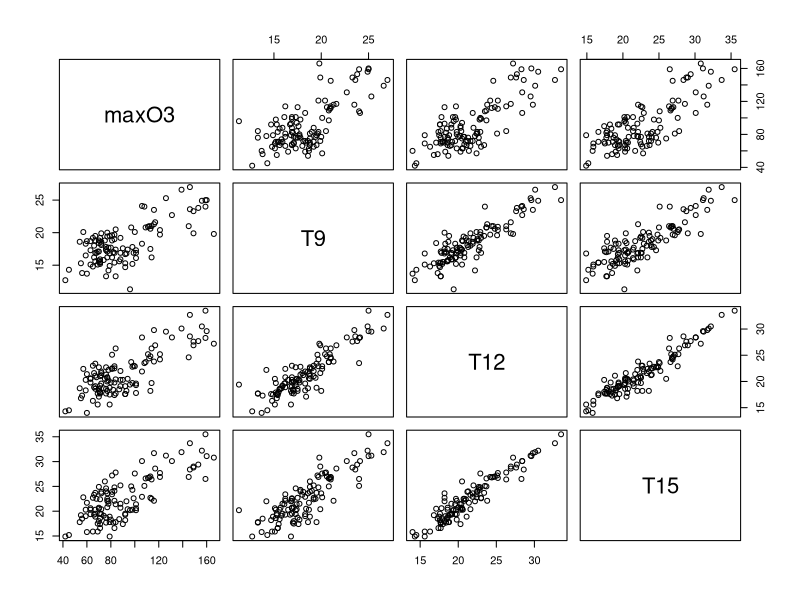
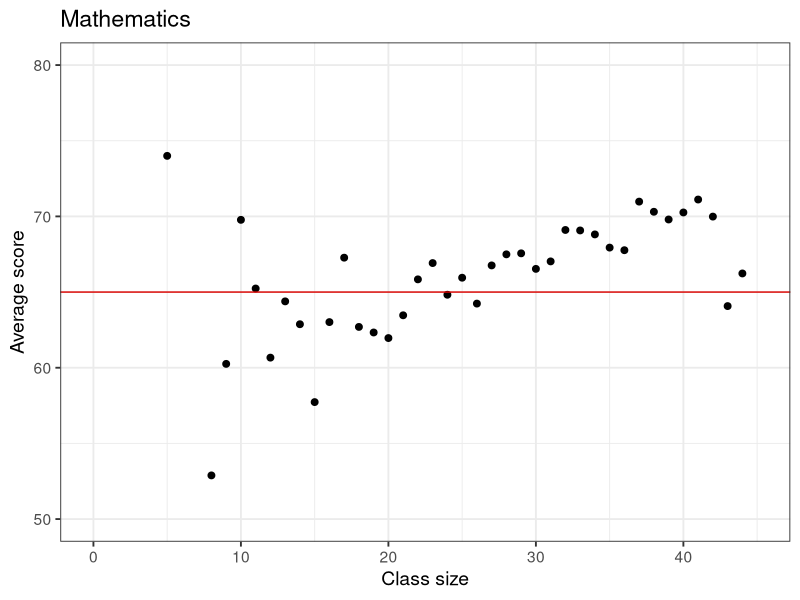
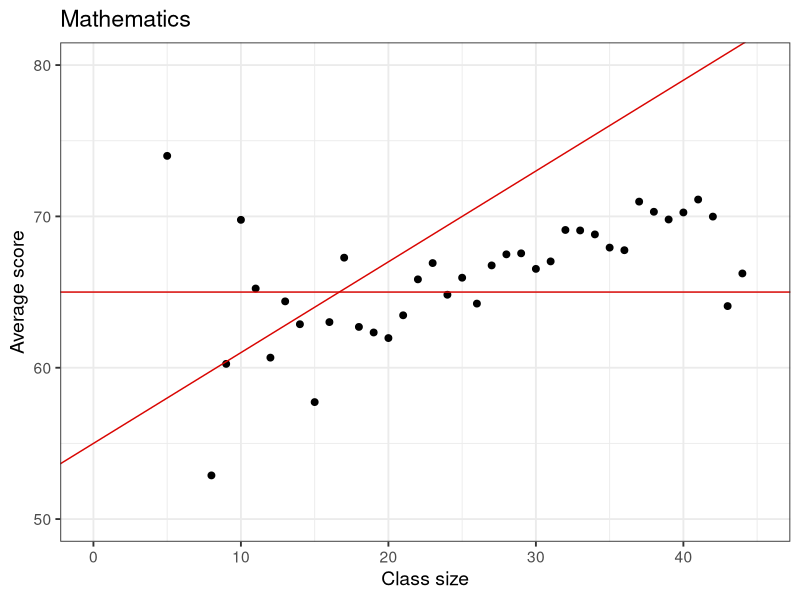
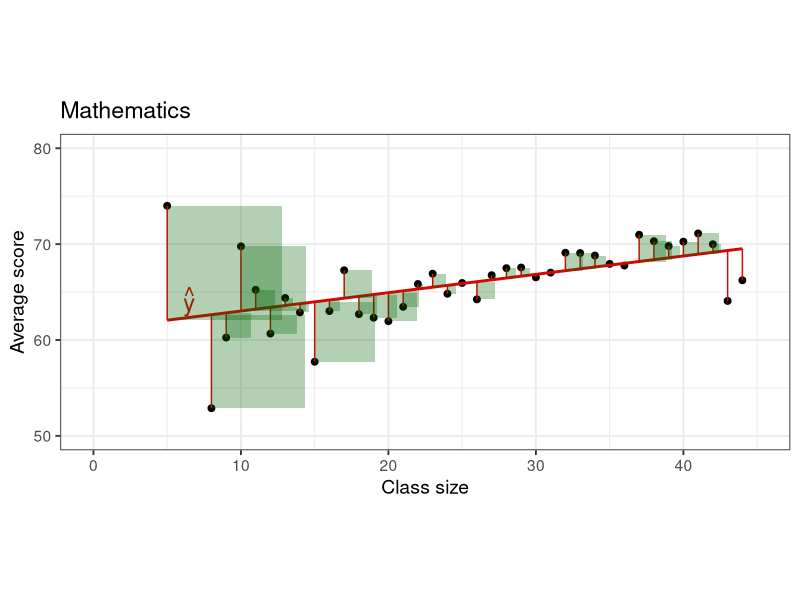

R code for these plots, in order: (Note: this script raises an error after producing the figures.)
## ---- chunk 1
library(knitr)
ozone <- read.table("./ozone.txt", header=TRUE)
kable(ozone[1:6,1:10])
## ---- chunk 2
pairs(ozone[, 1:4])
## ---- chunk 3
library(ggplot2)
library(haven) #rda
library(dplyr) # data wrangling
## ---- chunk 4
grades = read_dta("./grade5.dta")
grades_avg_cs = grades %>%
  group_by(classize) %>%
  summarise(avgmath_cs = mean(avgmath),
            avgverb_cs = mean(avgverb))

g_math_cs = ggplot(grades_avg_cs, aes(x = classize, y = avgmath_cs)) + 
    geom_point(size = 2) +
    xlim(0,45) +
    labs(
      x = "Class size",
      y = "Average score",
      title = "Mathematics") +
    theme_bw(base_size = 20) +
    ylim(50, 80) +
    theme_bw(base_size = 14) +
  geom_hline(yintercept = 65, col = "#d90502")
g_math_cs
## ---- chunk 5
g_math_cs +
  ylim(50, 80) +
  theme_bw(base_size = 14) +
  geom_abline(intercept = 55,slope = 0.6, col = "#d90502")
## ---- chunk 6
grades_avg_cs = grades %>%
  group_by(classize) %>%
  summarise(avgmath_cs = mean(avgmath),
            avgverb_cs = mean(avgverb))

math_class_reg <- lm(avgmath_cs ~ classize, data = grades_avg_cs)
math_class_reg <- broom::augment(math_class_reg)

g_math_cs = ggplot(grades_avg_cs, aes(x = classize, y = avgmath_cs)) + 
    geom_point(size = 2) +
    xlim(0,45) +
    labs(
      x = "Class size",
      y = "Average score",
      title = "Mathematics") +
    theme_bw(base_size = 20) +
    ylim(50, 80) +
    theme_bw(base_size = 14)
g_math_cs +
    ylim(50, 80) +
    theme_bw(base_size = 14) +
  stat_smooth(method = "lm", se = FALSE, colour = "#d90502") +
  annotate("text", x = 6.5, y = 64, label = "hat(y)", parse = TRUE, colour = "#d90502", size = 6) +
  geom_segment(data = math_class_reg,
               aes(xend = classize, yend = .fitted), color = "#d90502", size = 0.5) +
    geom_rect(data = math_class_reg,
              aes(
              xmin = classize,
              xmax = classize + abs(.resid)*0.65,
              ymin = avgmath_cs,
              ymax = avgmath_cs - .resid),
              fill = "darkgreen",
              alpha = 0.3) +
  coord_fixed(ratio = 0.65)
## ---- chunk 7
knitr::include_graphics("./img/R2.png")
## ---- chunk 8
ozone <- read.table("./ozone.txt", header=TRUE)
ggplot(ozone, aes(x = T12, y = maxO3)) +
  geom_point() +
  theme_bw() 
## ---- chunk 9
reg.result <- lm(maxO3~T12, data = ozone)
reg.result
## ---- chunk 10
summary(reg.result)
## ---- chunk 11
ggplot(ozone, aes(x = T12, y = maxO3)) +
  geom_point() + 
  geom_abline(intercept = reg.result$coefficients[[1]], slope = reg.result$coefficients[[2]], color="red", linetype="dashed", size=1) +
  theme_bw()
## ---- chunk 12
xnew <- 19
xnew <- as.data.frame(xnew)
colnames(xnew) <- "T12"
predict(reg.result, xnew, interval="pred") # xnew has to be a dataframe with same variable, here "T12"
## ---- chunk 13
knitr::include_graphics("./img/RSS3d.png")
## ---- chunk 14
ozone.m <- ozone[,1:11] # subset of quantitative variables
reg.multiple <- lm(maxO3~., data = ozone.m) # multiple regression
reg.multiple
## ---- chunk 15
knitr::include_graphics("./img/model_selection.png")
## ---- chunk 16
library(leaps)
choice <- regsubsets(maxO3~.,data=ozone.m,nbest=1,nvmax=11)
plot(choice, scale="bic")
## ---- chunk 17
df1 = data.frame(income=c(3000, 5000, 7500, 3500),
             sex=c("male","female","male","female"))
## ---- chunk 18
df1$sex <- ifelse(df1$sex == "female", 1, 0)
## ---- chunk 19
lm1 = lm(income ~ sex, df1)
lm1
## ---- chunk 20
a <- coef(lm1)[1]
b <- coef(lm1)[2]
x = df1$sex
y = df1$income
dta = df1

# plot
expr <- function(x) a + b*x
errors <- (a + b*x) - y

plot(x,y, type = "p",pch = 21, col = "blue", bg = "royalblue",frame.plot = TRUE,cex=1.2,xlim=c(-.2, 1.7), ylim = c(min(y)-.1, max(y)+.1),xlab="sex",ylab="income",xaxt="n")
axis(side = 1,c(0,1))

points(0, mean(dta[dta$sex == 0, "income"]), col = 'orange',
       cex = 3, pch = 15)
text(0.35, mean(dta[dta$sex == 0, "income"]), "E[Y | sex = 0]", pos = 3)

points(1, mean(dta[dta$sex == 1, "income"]), col = 'orange',
       cex = 3, pch = 15)
text(0.95, mean(dta[dta$sex == 1, "income"]), "E[Y | sex = 1]", pos = 2)
curve(expr = expr, from = min(x)-1, to = max(x)+1, add = TRUE, col = "black")
segments(x0 = x, y0 = y, x1 = x, y1 = (y + errors), col = "green",xaxt="n",yaxt="n")

# red arrow for effect size at xx=1.3
xx = 1.3
arrows(x0 =xx, y0 = mean(dta[dta$sex == 0, "income"]), x1 = xx, y1 = mean(dta[dta$sex == 1, "income"]),col="red",lw=3,code=3,length=0.1)
# dashes
segments(x0=0,y0 = mean(dta[dta$sex == 0, "income"]),x1=xx,y1 = mean(dta[dta$sex == 0, "income"]),col="red",lty="dashed")
segments(x0=1,y0 = mean(dta[dta$sex == 1, "income"]),x1=xx,y1 = mean(dta[dta$sex == 1, "income"]),col="red",lty="dashed")

text(xx, mean(y)+100, paste("b1 =",round(b,2)), pos = 4,col="red")
abline(a=mean(dta$income),b=0,col="blue",lw=2)
## ---- chunk 21
CHD <- read.table('./CHD.txt', header = TRUE)
head(CHD)
## ---- chunk 22
ggplot(CHD, aes(x = AGE, y = CHD)) +
  geom_jitter(alpha = .5, width = 0, height = .1) +
  geom_smooth(method = "lm") +
  theme_bw()
## ---- chunk 23
xs=quantile(CHD$AGE, c(0, 0.1, 0.2, 0.3, 0.4, 0.5, 0.6, 0.7, 0.8, 0.9, 1))
binned_CHD <- CHD %>% 
  mutate(AGE_binned = cut(AGE, breaks=xs, include.lowest=TRUE)) %>%
  group_by(AGE_binned) %>%
  summarise(nb_CHD = sum(CHD), total = n())

binned_CHD$prop <- round(binned_CHD$nb_CHD/binned_CHD$total,2)*100

knitr::kable(binned_CHD)
## ---- chunk 24
ggplot(CHD, aes(x = AGE, y = CHD)) +
  geom_jitter(alpha = .5, width = 0, height = .1) +
  geom_smooth(method = "glm", 
    method.args = list(family = "binomial")) +
  theme_bw()
## ---- chunk 25
model <- glm(CHD ~ AGE, family = binomial(link="logit"), data = CHD)
model$coefficients
